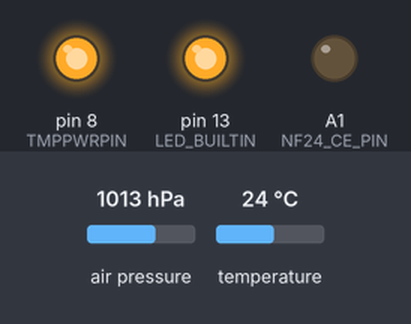
Bench run of a sketch on a simulated Arduino Uno, built with avr-gcc and run on an emulated ATmega328P. Shown: output pins drawn as LEDs (lit = HIGH). The inputs (shaded band) are chosen by the test bench; at power-on: air pressure 1013 hPa, temperature 24 °C. No radio packets arrive unless stated.

Above: at 0.1 s.
At 2.3 s:
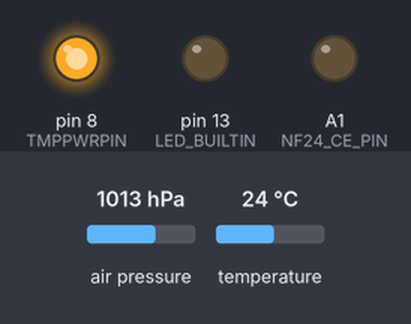
At 2.8 s:
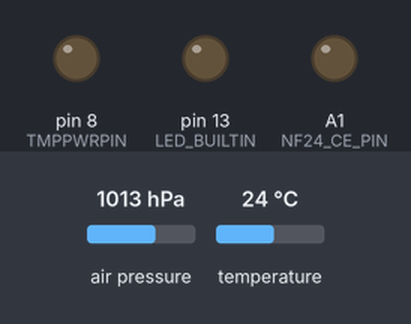
Timing chart, 0 to 4.3 s (numbered marks = the images above):
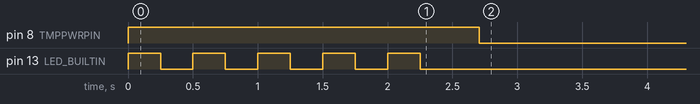

Measured:
- by itself, pin 8 (TMPPWRPIN): HIGH → LOW at 2.7 s

The sketch:

transmitter2.ino
```cpp
#include <LowPower.h>
#include <SPI.h>
#include <nRF24L01.h>
#include <RF24.h>
#include <Wire.h>
#include "DHT.h" // Modified lines 155, 156 and 160 !!!
#include <Adafruit_Sensor.h>
#include <Adafruit_BMP280.h>
#include <Adafruit_BME280.h>

/////// NODE SPECIFIC!!!!! ////////////////////////////
#define GATEWAYNR 1         // Nr of the gateway to connect to
#define SENSORNR 1          // Nr of this sensor node
#define TEMPSENTYPE 3       // 0 = NONE, 1 = DHT22, 2 = BME280, 3 = BMP280
#define OTHERSENTYPE 0      // 0 = NONE, 6 = CAPACITIVE WATER LEVEL
#define UPDATE_INTERVAL 150 // Update interval. value = seconds / 8. Example: 10 minutes = 600 s / 8 s = 75
///////////////////////////////////////////////////////

#define DHT22 1
#define BME280 2
#define BMP280 3

// Debug print
//#define DEBUG

#ifdef DEBUG
#define PRINT(x) Serial.print(x)
#define PRINTL(x) Serial.println(x)
#else
#define PRINT(x)
#define PRINTL(x)
#endif

///////////////////////////////////
// Pin config
///////////////////////////////////

// Temp sensor
#define DHTPIN 7 // what digital pin the DHT22 is conected to

#define DHTTYPE DHT22 // there are multiple kinds of DHT sensors

#define WLEVELPIN A2 // Water level sensor analog input
#define TMPSDA A4    // SDA
#define TMPSCL A5    // SCL
#define TMPPWRPIN 8  // Temperature sensor power supply pin
#define SEALEVELPRESSURE_HPA (1013.25)

// NF24
#define NF24_PWR_PIN 6
#define NF24_CE_PIN A1
#define NF24_CSN_PIN A0
// MOSI 11
// MISO 12
// SCK  13

RF24 radio(NF24_CE_PIN, NF24_CSN_PIN); // CE, CSN
uint8_t address[6] = "xGWyy";          // x = sensor number, yy = gateway number // Address is 40 bit long but here we have room for null termination (which should be ignored by the rf24 lib)
DHT dht(DHTPIN, DHTTYPE);

#if TEMPSENTYPE == BME280
Adafruit_BME280 bme; // I2C
#else
Adafruit_BMP280 bme; // I2C
#endif

#define SENDINTERVAL 20      // interval between sending shit
uint16_t timepassed = 99999; // seconds since last send

struct sensorpacket
{
  char id[8] = "THS00YY";
  /* Payload type
     0 = unknown/error
     1 = temperature (C * 10)
     2 = humidity (RH * 10)
     3 = pressure (hPa)
     4 = voltage (V)
     5 = luminance (lux)
     6 = waterlevel (%)
  */
  int8_t packetnr = 0; // running packet number
  int8_t type = 0;
  int16_t payload = 0;
} sensorpacket1;

long voltage = 0;
float waterlevelperc = 0;
struct trh
{
  float rh = 0;
  float temp = 0;
  float pressure = 0;
} trh1;

long millisp;

unsigned int sendcount = 1;
unsigned int cyclecount = 1;

void setup()
{
  // IO
  pinMode(NF24_CE_PIN, OUTPUT);
  pinMode(NF24_CSN_PIN, OUTPUT);
  pinMode(LED_BUILTIN, OUTPUT);
  pinMode(TMPPWRPIN, OUTPUT);
  pinMode(DHTPIN, INPUT);

  // pinMode(NF24_PWR_PIN, OUTPUT);

  digitalWrite(TMPPWRPIN, HIGH);
  // digitalWrite(NF24_PWR_PIN, HIGH);
  digitalWrite(LED_BUILTIN, HIGH);

#ifdef DEBUG
  Serial.begin(9600); // Debugging only
#endif

  // Sensor IDs
  sprintf(address, "%dGW0%d", SENSORNR, GATEWAYNR); // syntax xGWyy x = sensor number yy = gateway
  sprintf(sensorpacket1.id, "THS000%d", SENSORNR);
  PRINT("nRF24 address ");
  for (int i = 0; i < sizeof(address); i++)
  {
    PRINT((char)address[i]);
  }
  PRINTL("");
  PRINT("sensor ID ");
  PRINTL(sensorpacket1.id);

  // InitNRF24();
  PRINT("configured packet size: ");
  PRINTL(sizeof(sensorpacket));

  //  radio.begin();
  //  radio.openWritingPipe(address);
  //  radio.setPALevel(RF24_PA_MAX);
  //  radio.setDataRate(RF24_250KBPS );
  //  radio.stopListening();

  digitalWrite(LED_BUILTIN, LOW);
  blinkLed(5, 250);
  PRINTL("Initialized");
}

void InitNRF24()
{
  radio.begin();
  if (radio.failureDetected)
  {
    radio.failureDetected = 0; // Reset the detection value
    PRINTL("NRF24 failure recovery");
  }

  if (!radio.isChipConnected())
  {
    PRINTL("NRF24 chip not connected");
  }
  else
  {
    radio.openWritingPipe(address); // Re-configure pipe addresses
    radio.setPALevel(RF24_PA_MAX);
    radio.setDataRate(RF24_250KBPS);
    radio.setPayloadSize(12);
    radio.stopListening();
    PRINTL("nRF24 initialized");
  }
}

void loop()
{
  updateValues();

  InitNRF24();

  sendValues();

  sendcount++;

  sleep();

  cyclecount++;
}

void updateValues()
{
  PRINTL("Updating sensor values");
  // digitalWrite(LED_BUILTIN, !digitalRead(LED_BUILTIN));

  // Power up temp/humid/pressure sensor
  voltage = readVcc();

  switch (TEMPSENTYPE)
  {
  case 0:
    break;
  case 1: // DHT
    readDHT(trh1);
    break;

  case 2: // BME280
    readBME280(trh1);
    break;
  case 3: // BMP280
    readBME280(trh1);
    break;

  default:
    break;
  }

  switch (OTHERSENTYPE)
  {
  case 1:
    break;
  case 6: // CAPACITIVE WATER LEVEL
    ReadCapWH();
    break;

  default:;
    break;
  }
}

void readDHT(trh &_trh)
{
  digitalWrite(TMPPWRPIN, HIGH);
  dht.begin();
  delay(2500); // Need to wait at least 2s for stable readings
  _trh.rh = dht.readHumidity();
  _trh.temp = dht.readTemperature();
  digitalWrite(TMPPWRPIN, LOW);
  digitalWrite(DHTPIN, LOW); // disable the internal pullup resistor (enabled by dht.begin) to prevent current leak
  // pinmode(DHTPIN, INPUT); <-- this (input with pull-up resistor disabled) should consume equal amount of power as output set to low

  PRINT("temperature: ");
  PRINTL(_trh.temp);
  PRINT("Pressure: ");
  PRINTL(_trh.pressure);
  PRINT("humidity: ");
  PRINTL(_trh.rh);
}

void readBME280(trh &_trh)
{
  digitalWrite(TMPPWRPIN, HIGH);
  delay(200);

  bool status;
  status = bme.begin(0x76);
  if (!status)
  {
    PRINTL("Could not find a valid BME280 sensor, check wiring!");
    while (1)
      ;
  }
#if TEMPSENTYPE == BME280
  _trh.rh = bme.readHumidity();
  PRINT("humidity: ");
  PRINTL(_trh.rh);
#endif

  _trh.temp = bme.readTemperature();
  PRINT("temperature: ");
  PRINTL(_trh.temp);

  _trh.pressure = bme.readPressure() / 100.0F;
  PRINT("Pressure: ");
  PRINTL(_trh.pressure);

  digitalWrite(TMPPWRPIN, LOW);
}

long readVcc()
{
  long result; // Read 1.1V reference against AVcc
  ADMUX = _BV(REFS0) | _BV(MUX3) | _BV(MUX2) | _BV(MUX1);
  delay(2);            // Wait for Vref to settle
  ADCSRA |= _BV(ADSC); // Convert
  while (bit_is_set(ADCSRA, ADSC))
    ;
  result = ADCL;
  result |= ADCH << 8;
  result = 1126400L / result; // Back-calculate AVcc in mV

  PRINT("Voltage: ");
  PRINTL(result / 1000.0);
  return result;
}

// Water level (3.3v reference)
const int wlHigh = 376;
const int wlLow = 876;

void ReadCapWH()
{
  digitalWrite(TMPPWRPIN, HIGH);
  delay(200);
  int raw = analogRead(WLEVELPIN);

  waterlevelperc = 100 * ((float)(raw - wlLow) / (float)(wlHigh - wlLow));
  waterlevelperc = constrain(waterlevelperc, 0, 100);
  PRINT("Water level %: ");
  PRINTL(waterlevelperc);

  digitalWrite(TMPPWRPIN, LOW);
}

void sendValues()
{
  PRINTL("Sending data");

  // Voltage
  sensorpacket1.type = 4;
  sensorpacket1.payload = (int)voltage;
  sendpacket(); delay(100);

  // Temperature
  sensorpacket1.type = 1;
  if (TEMPSENTYPE != 0)
  {
    if (isnan(trh1.temp))
    {
      PRINTL("temp error");
      sensorpacket1.payload = -2000;
    }
    else
    {
      sensorpacket1.payload = (int)(trh1.temp * 10.0);
    }
    sendpacket(); delay(100);
  }

  // Humidity
  if (TEMPSENTYPE == 1 || TEMPSENTYPE == 2)
  {
    sensorpacket1.type = 2;
    if (isnan(trh1.rh))
    {
      PRINTL("rh error");
      sensorpacket1.payload = -2000;
    }
    else
    {
      sensorpacket1.payload = (int)(trh1.rh * 10.0);
    }
    sendpacket(); delay(100);
  }

  // Pressure
  if (TEMPSENTYPE == 2 || TEMPSENTYPE == 3)
  {
    sensorpacket1.type = 3;
    if (isnan(trh1.pressure))
    {
      PRINTL("rh error");
      sensorpacket1.payload = -2000;
    }
    else
    {
      sensorpacket1.payload = (int)(trh1.pressure);
    }
    sendpacket(); delay(100);
  }

  // Water level
  if (OTHERSENTYPE == 6)
  {
    sensorpacket1.type = 6;
    sensorpacket1.payload = (int)round(waterlevelperc);
    PRINTL(sensorpacket1.payload);
    sendpacket(); delay(100);
  }
}

void sendpacket()
{
  radio.write(&sensorpacket1, sizeof(sensorpacket1));
}

void sleep()
{
  PRINTL("Going to sleep");
  delay(100);

  // Disable I2C to prevent current leak
  shutdownI2C();

  // nRF24 sleep
  radio.powerDown();

  // atmega sleep for 10 minutes (600 s / 8 s = 75)
  unsigned int sleepCounter;
  for (sleepCounter = 75; sleepCounter > 0; sleepCounter--)
  {
    LowPower.powerDown(SLEEP_8S, ADC_OFF, BOD_OFF);
  }
}

void shutdownI2C()
{
  Wire.end();
  pinMode(SDA, INPUT);
  pinMode(SCL, INPUT);
}

void blinkLed(int times, int blinkdelay)
{
  for (int cnt = times; cnt > 0; cnt--)
  {
    digitalWrite(LED_BUILTIN, HIGH);
    delay(blinkdelay);
    digitalWrite(LED_BUILTIN, LOW);
    delay(blinkdelay);
  }
}
```
